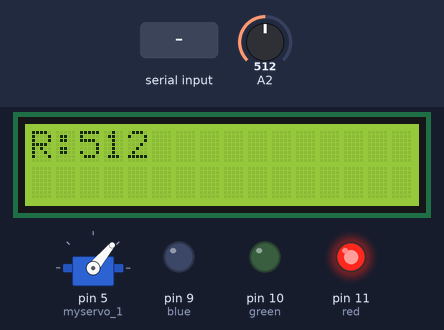
Simulated run of this sketch. Board: Arduino Uno, built with avr-gcc and run on an emulated ATmega328P. Shown: servo, 16×2 character LCD, output pins drawn as LEDs (lit = HIGH). Inputs (shaded band) come from the test bench; at power-on: A2 = 512. What the sketch prints to the serial monitor is not drawn. At 15.1 s the program stops and its outputs stay as they are.

Above: at 1.2 s.
1.3 s: A2 set to 716
At 1.9 s:
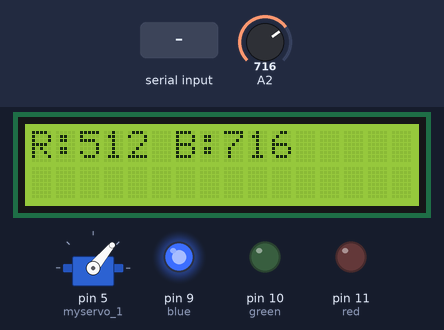
6.6 s: A2 set to 900
At 9.5 s:
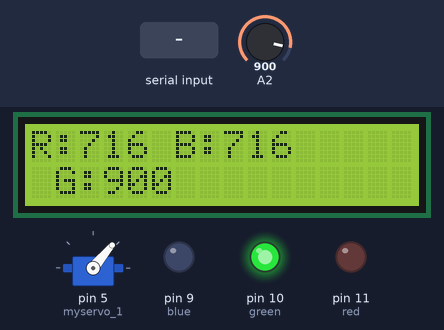
11.5 s: A2 set to 1023
At 12.3 s:
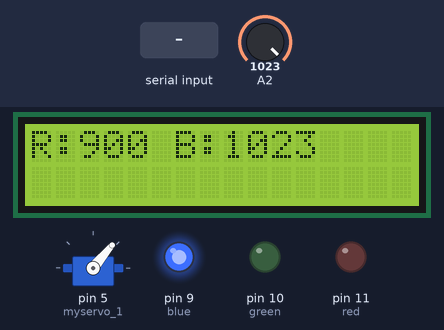
14.5 s: "0" received over Serial
At 16.2 s:
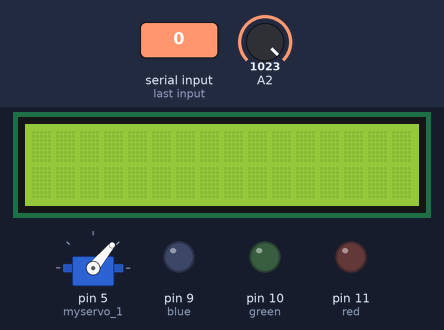
Timing chart, 0 to 16.6 s (numbered marks = the images above; inputs shaded):
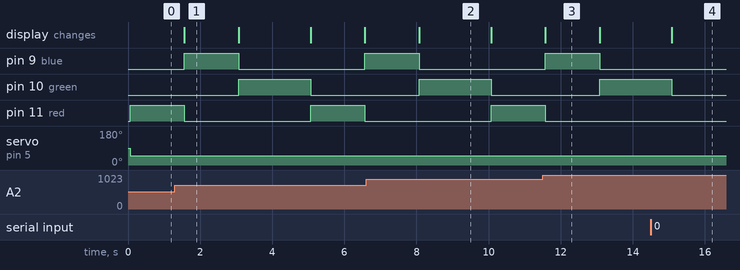

The sketch:

q3.ino
```cpp
#include <LiquidCrystal.h>

// initialize the library by associating any needed LCD interface pin
// with the arduino pin number it is connected to
//const int rs = 13, en = 12, d4 = 8, d5 = 4, d6 = 3, d7 = 2;
const int rs = 2, en = 3, d4 = 4, d5 = 8, d6 = 12, d7 = 13;
LiquidCrystal lcd(rs, en, d4, d5, d6, d7);

#include <Servo.h>

Servo myservo_1;

int ldr = 0;

int red = 11;
int green = 10;
int blue = 9;
int i=1;

void setup() {
  Serial.begin(9600);
  myservo_1.attach(5);
  pinMode(red, OUTPUT);
  pinMode(green, OUTPUT);
  pinMode(blue, OUTPUT);
  pinMode(A2, INPUT);

  lcd.begin(16, 2);

}

void loop() {
  if (Serial.available() > 0) {
    if (Serial.read() == '0' ) {
      Serial.println("hi");
      exit(0);
    }

  }
  else{
      myservo_1.write(50);
  digitalWrite(red, HIGH);
//  digitalWrite(blue, HIGH);
//  digitalWrite(green, HIGH);

  ldr = analogRead(A2);
  lcd.print("R:");
  lcd.print(ldr);
  lcd.display();
  delay(1500);
  digitalWrite(red, LOW);

//  digitalWrite(red, HIGH);
  digitalWrite(blue, HIGH);
//  digitalWrite(green, HIGH);

  ldr = analogRead(A2);
  lcd.print(" B:");
  lcd.print(ldr);
  lcd.display();
  delay(1500);
  digitalWrite(blue, LOW);

//    digitalWrite(red, HIGH);
//  digitalWrite(blue, HIGH);
  digitalWrite(green, HIGH);

  lcd.setCursor(0, 1);
  ldr = analogRead(A2);
  lcd.print(" G:");
  lcd.print(ldr);
  lcd.display();
  delay(2000);
  lcd.clear();
  digitalWrite(green, LOW);

    }

}
```

Measured:
- after the input at 14.5 s, pin 9 (blue): stays LOW (without the input it goes to HIGH after 2.1 s); pin 11 (red): stays LOW (without the input it goes to HIGH after 0.58 s)
- what the display in image 1 shows lasts 1.5 s, from 1.6 s to 3.1 s
- what the display in image 2 shows lasts 2.0 s, from 8.1 s to 10.1 s
